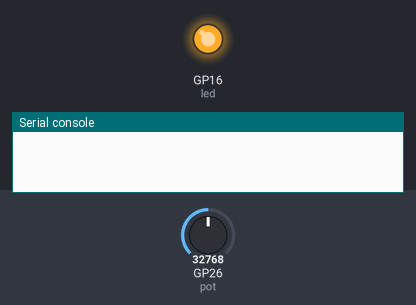
Recording of a program running on a simulated Raspberry Pi Pico running MicroPython. Parts: output pins drawn as LEDs (lit = HIGH), the last lines printed to the serial console. Dashed ring = blinking. The inputs (shaded band) are chosen by the test bench; at power-on: GP26 (pot) = 32768 (analog values on the 0–65535 scale). Threads take turns every 2 ms.

Above: at 0.1 s.
At 1.2 s:
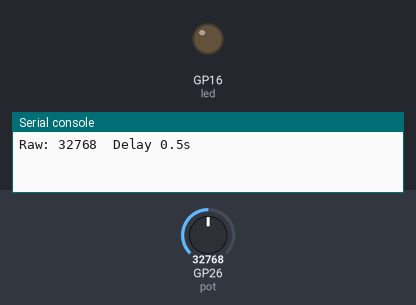
1.3 s: GP26 (pot) set to 7864
At 1.56 s:
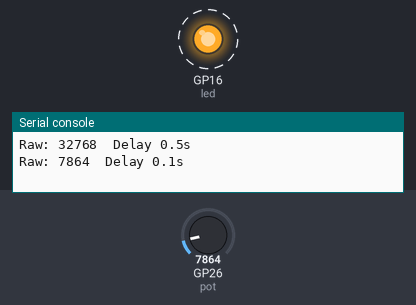
4.4 s: GP26 (pot) set to 0
Timing chart, 0 to 4.8 s (numbered marks = the images above; inputs shaded):
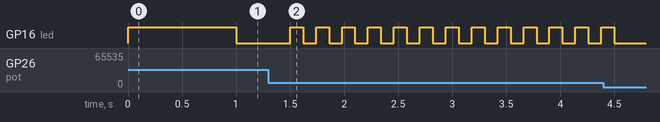

The program:

adc_read_multi.py
```python
from machine import ADC, Pin
from utime import sleep
import _thread

pot = ADC(26)
led = Pin(16, Pin.OUT)

delay = 1

def core1_task():
    global delay
    while True:
        led.value(1)
        sleep(delay)
        led.value(0)
        sleep(delay)


# map s in range a1 - a2 to value in range b1 - b2
def map(s, a1, a2, b1, b2):
    return b1 + (s - a1) * (b2 - b1) / (a2 - a1)

_thread.start_new_thread(core1_task, ())

sleep(1) # wait for core1 to start

while True:
    raw = pot.read_u16()
    delay = map(raw, 0, 65535, 0, 1)
    print('Raw: {} '.format(raw), 'Delay {:.1f}s'.format(delay))
    sleep(0.5)
```

Measured:
- after the input at 1.3 s, GP16 (led): alternates HIGH for 0.12 s and LOW for 0.12 s, starting after 0.32 s
